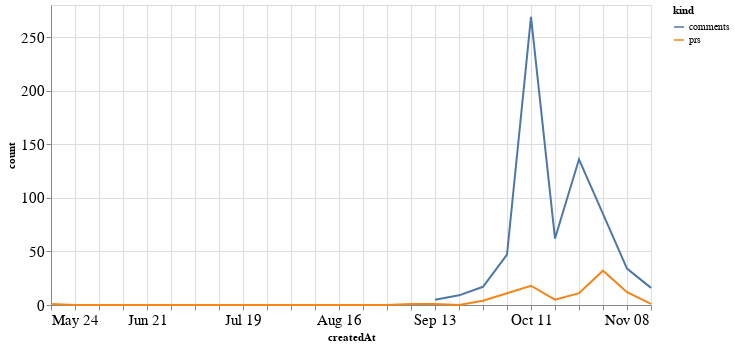

Write notebook code for a chart like this one.
### Code cell
alt.Chart(total_time, width=600).mark_line().encode(
    x='createdAt',
    y='count',
    color='kind'
)

### Figure 1 — Vega-Lite specification as saved in the notebook (floating-point values rounded to 4 significant figures)
{"config": {"axisLeft": {"labelFontSize": 15}, "axisBottom": {"labelFontSize": 15}}, "data": {"name": "data-d1d70f0b1aebb93c9ccc00856d13f5b6"}, "mark": "line", "encoding": {"color": {"type": "nominal", "field": "kind"}, "x": {"type": "temporal", "field": "createdAt"}, "y": {"type": "quantitative", "field": "count"}}, "width": 600, "$schema": "https://vega.github.io/schema/vega-lite/v4.8.1.json", "datasets": {"data-d1d70f0b1aebb93c9ccc00856d13f5b6": [{"createdAt": "2020-05-24T00:00:00", "kind": "prs", "count": 1.0}, {"createdAt": "2020-05-31T00:00:00", "kind": "prs", "count": 0.0}, {"createdAt": "2020-06-07T00:00:00", "kind": "prs", "count": 0.0}, {"createdAt": "2020-06-14T00:00:00", "kind": "prs", "count": 0.0}, {"createdAt": "2020-06-21T00:00:00", "kind": "prs", "count": 0.0}, {"createdAt": "2020-06-28T00:00:00", "kind": "prs", "count": 0.0}, {"createdAt": "2020-07-05T00:00:00", "kind": "prs", "count": 0.0}, {"createdAt": "2020-07-12T00:00:00", "kind": "prs", "count": 0.0}, {"createdAt": "2020-07-19T00:00:00", "kind": "prs", "count": 0.0}, {"createdAt": "2020-07-26T00:00:00", "kind": "prs", "count": 0.0}, {"createdAt": "2020-08-02T00:00:00", "kind": "prs", "count": 0.0}, {"createdAt": "2020-08-09T00:00:00", "kind": "prs", "count": 0.0}, {"createdAt": "2020-08-16T00:00:00", "kind": "prs", "count": 0.0}, {"createdAt": "2020-08-23T00:00:00", "kind": "prs", "count": 0.0}, {"createdAt": "2020-08-30T00:00:00", "kind": "prs", "count": 0.0}, {"createdAt": "2020-09-06T00:00:00", "kind": "prs", "count": 1.0}, {"createdAt": "2020-09-13T00:00:00", "kind": "prs", "count": 1.0}, {"createdAt": "2020-09-20T00:00:00", "kind": "prs", "count": 0.0}, {"createdAt": "2020-09-27T00:00:00", "kind": "prs", "count": 4.0}, {"createdAt": "2020-10-04T00:00:00", "kind": "prs", "count": 11.0}, {"createdAt": "2020-10-11T00:00:00", "kind": "prs", "count": 18.0}, {"createdAt": "2020-10-18T00:00:00", "kind": "prs", "count": 5.0}, {"createdAt": "2020-10-25T00:00:00", "kind": "prs", "count": 11.0}, {"createdAt": "2020-11-01T00:00:00", "kind": "prs", "count": 32.0}, {"createdAt": "2020-11-08T00:00:00", "kind": "prs", "count": 12.0}, {"createdAt": "2020-11-15T00:00:00", "kind": "prs", "count": 1.0}, {"createdAt": "2020-05-24T00:00:00", "kind": "comments", "count": null}, {"createdAt": "2020-05-31T00:00:00", "kind": "comments", "count": null}, {"createdAt": "2020-06-07T00:00:00", "kind": "comments", "count": null}, {"createdAt": "2020-06-14T00:00:00", "kind": "comments", "count": null}, {"createdAt": "2020-06-21T00:00:00", "kind": "comments", "count": null}, {"createdAt": "2020-06-28T00:00:00", "kind": "comments", "count": null}, {"createdAt": "2020-07-05T00:00:00", "kind": "comments", "count": null}, {"createdAt": "2020-07-12T00:00:00", "kind": "comments", "count": null}, {"createdAt": "2020-07-19T00:00:00", "kind": "comments", "count": null}, {"createdAt": "2020-07-26T00:00:00", "kind": "comments", "count": null}, {"createdAt": "2020-08-02T00:00:00", "kind": "comments", "count": null}, {"createdAt": "2020-08-09T00:00:00", "kind": "comments", "count": null}, {"createdAt": "2020-08-16T00:00:00", "kind": "comments", "count": null}, {"createdAt": "2020-08-23T00:00:00", "kind": "comments", "count": null}, {"createdAt": "2020-08-30T00:00:00", "kind": "comments", "count": null}, {"createdAt": "2020-09-06T00:00:00", "kind": "comments", "count": null}, {"createdAt": "2020-09-13T00:00:00", "kind": "comments", "count": 5.0}, {"createdAt": "2020-09-20T00:00:00", "kind": "comments", "count": 9.0}, {"createdAt": "2020-09-27T00:00:00", "kind": "comments", "count": 17.0}, {"createdAt": "2020-10-04T00:00:00", "kind": "comments", "count": 47.0}, {"createdAt": "2020-10-11T00:00:00", "kind": "comments", "count": 269.0}, {"createdAt": "2020-10-18T00:00:00", "kind": "comments", "count": 62.0}, {"createdAt": "2020-10-25T00:00:00", "kind": "comments", "count": 136.0}, {"createdAt": "2020-11-01T00:00:00", "kind": "comments", "count": 85.0}, {"createdAt": "2020-11-08T00:00:00", "kind": "comments", "count": 34.0}, {"createdAt": "2020-11-15T00:00:00", "kind": "comments", "count": 16.0}]}}
